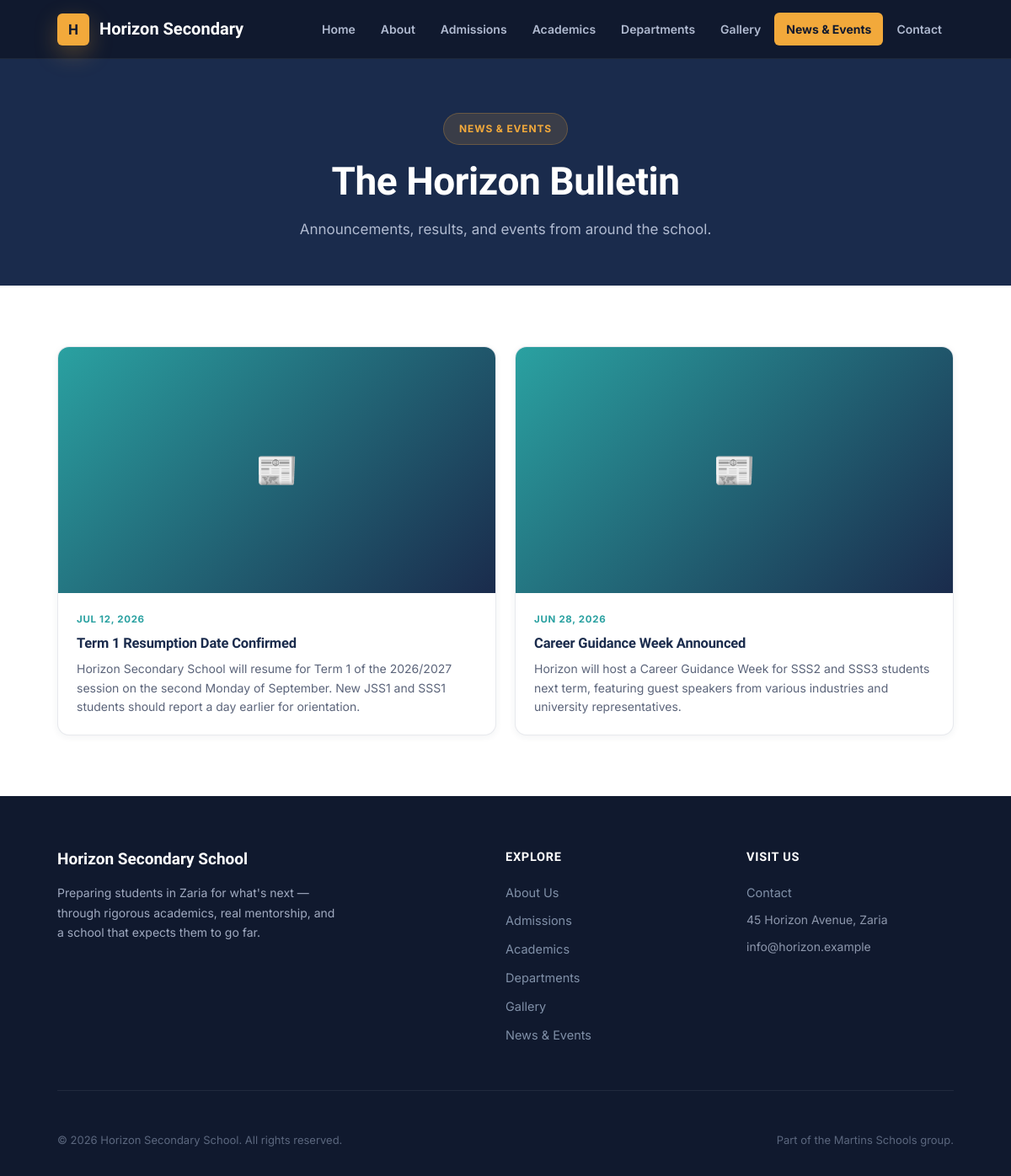
Screenshot of /horizon/news.php with the database file from the repository.
### tables this page shows
CREATE TABLE `news_events` (
  `id` int(11) NOT NULL,
  `school_id` int(11) NOT NULL,
  `title` varchar(200) NOT NULL,
  `body` text DEFAULT NULL,
  `image_path` varchar(255) DEFAULT NULL,
  `published_at` timestamp NOT NULL DEFAULT current_timestamp()
);

### horizon/includes/config.php (called while the page is built, shortened)
<?php
$SCHOOL_ID = 2;
?>

### horizon/news.php (the view, shortened to what this page needs)
<?php
require_once __DIR__ . '/includes/config.php';
$stmt = $mysqli->prepare("SELECT * FROM news_events WHERE school_id = ? ORDER BY published_at DESC");
$stmt->bind_param("i", $SCHOOL_ID);
$stmt->execute();
$newsResult = $stmt->get_result();
include __DIR__ . '/includes/header.php';
?>
<header class="page-header">
    <div class="container">
        <span class="eyebrow">News &amp; Events</span>
        <h1>The Horizon Bulletin</h1>
        <p class="section-lede" style="margin:16px auto 0;">Announcements, results, and events from around the school.</p>
    </div>
</header>
<section class="section section-alt">
    <div class="container">
        <?php if ($newsResult && $newsResult->num_rows > 0): ?>
            <div class="card-grid">
                <?php while ($item = $newsResult->fetch_assoc()): ?>
                    <div class="news-card">
                        <?php if (!empty($item['image_path'])): ?>
                            <img src="<?= htmlspecialchars(resolveImage($item['image_path'])) ?>" alt="">
                        <?php else: ?>
                            <div style="aspect-ratio:16/9; background:linear-gradient(135deg,var(--teal),var(--navy)); display:flex; align-items:center; justify-content:center; font-size:40px;">📰</div>
                        <?php endif; ?>
                        <div class="body">
                            <div class="date"><?= date('M j, Y', strtotime($item['published_at'])) ?></div>
                            <h3><?= htmlspecialchars($item['title']) ?></h3>
                            <p><?= nl2br(htmlspecialchars($item['body'])) ?></p>
                        </div>
                    </div>
                <?php endwhile; ?>
            </div>
        <?php endif; ?>
    </div>
</section>
<?php include __DIR__ . '/includes/footer.php'; ?>

### horizon/assets/css/horizon.css (style rules this page uses)
:root { --navy: #1A2B4C; --navy-dark: #10192E; --navy-mid: #2C3E65; --navy-soft: #3D4E70; --amber: #F2A93B; --amber-light: #FDF0DA; --teal: #2AA1A1; --teal-light: #DFF3F1; --cream: #F7F5F0; --cream-dark: #EDE9E0; --white: #FFFFFF; --ink-soft: #5B647A; --ink-faint: #8D97AC; --border: rgba(26,43,76,0.10); --border-light:rgba(255,255,255,0.12); --radius-xl: 20px; --radius-lg: 14px; --radius-md: 10px; --radius-sm: 6px; --shadow-sm: 0 2px 8px rgba(26,43,76,0.06); --shadow-md: 0 8px 24px rgba(26,43,76,0.10); --shadow-lg: 0 20px 52px rgba(26,43,76,0.16); --shadow-amber:0 10px 28px rgba(242,169,59,0.28); --transition: all 0.22s cubic-bezier(0.4, 0, 0.2, 1); }
*, *::before, *::after { box-sizing: border-box; margin: 0; padding: 0; }
html { scroll-behavior: smooth; }
body { background: var(--cream); color: var(--navy); font-family: 'Inter', sans-serif; font-size: 17px; line-height: 1.65; -webkit-font-smoothing: antialiased; }
h1, h2, h3, h4, h5 { font-family: 'Sora', sans-serif; font-weight: 700; line-height: 1.18; letter-spacing: -0.01em; color: var(--navy); }
p { margin-bottom: 0; }
.container { max-width: 1120px; margin: 0 auto; padding: 0 28px; }
.eyebrow { display: inline-flex; align-items: center; gap: 8px; background: rgba(242,169,59,0.15); color: var(--amber); font-weight: 700; font-size: 12px; letter-spacing: .07em; text-transform: uppercase; padding: 8px 18px; border-radius: 999px; margin-bottom: 22px; border: 1px solid rgba(242,169,59,0.25); }
.section { padding: 72px 0; }
.section-alt { background: var(--white); }
.section-lede { color: var(--ink-soft); max-width: 64ch; font-size: 17px; line-height: 1.7; }
.card-grid { display: grid; grid-template-columns: repeat(auto-fit, minmax(240px, 1fr)); gap: 22px; }
.news-card { background: var(--white); border-radius: var(--radius-lg); overflow: hidden; box-shadow: var(--shadow-sm); border: 1px solid var(--border); transition: var(--transition); }
.news-card .body { padding: 22px; }
.news-card .date { color: var(--teal); font-weight: 700; font-size: 11.5px; letter-spacing: .06em; text-transform: uppercase; margin-bottom: 8px; }
.news-card h3 { font-size: 16.5px; margin-bottom: 8px; line-height: 1.35; }
.news-card p { color: var(--ink-soft); font-size: 14px; line-height: 1.6; }
.page-header { background: var(--navy); color: var(--white); padding: 64px 0 52px; text-align: center; position: relative; overflow: hidden; }
.page-header::before { content: ''; position: absolute; inset: 0; background: url('https://images.unsplash.com/photo-1541339907198-e08756dedf3f?q=80&w=1920&auto=format&fit=crop') center/cover; opacity: 0.08; pointer-events: none; }
.page-header h1 { font-size: clamp(30px, 4vw, 46px); color: var(--white); margin-bottom: 14px; position: relative; }
.page-header .section-lede { color: #B0BAD0; margin: 0 auto; position: relative; }
.page-header .eyebrow { margin-bottom: 16px; }

### rows the page displays
news_events: published_at "JUL 12, 2026", title "Term 1 Resumption Date Confirmed", body "Horizon Secondary School will resume for Term 1 of the 2026/2027 session on the second Monday of September. New JSS1 and SSS1 students should report a day earlier for orientation."
news_events: published_at "JUN 28, 2026", title "Career Guidance Week Announced", body "Horizon will host a Career Guidance Week for SSS2 and SSS3 students next term, featuring guest speakers from various industries and university representatives."
